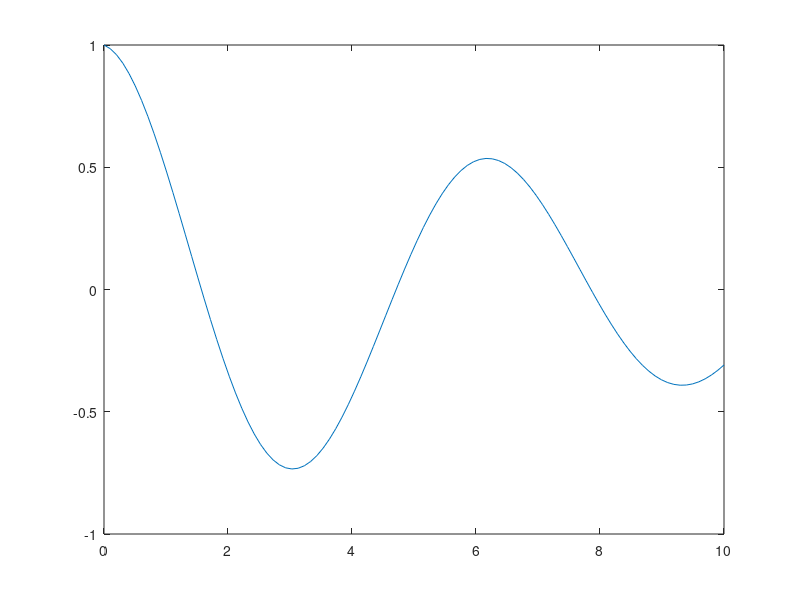

Source code (MATLAB): (Note: this script raises an error after producing the figure.)
%% Komplexa tal
a = 3 + 2i;
b = 5 - i;
x = a * b
%% Funktioner
g=@(x)exp(-0.1*x).*cos(x);
deriv=@(f,x)(f(x+h)-f(x))/h
h=10^-6;
x=linspace(0,10);
y=g(x);
plot(x,g(x))
hold on
plot(x,deriv(g,x))
title('Funktionen och dess derivata')
legend('funktion', 'derivata')
print('funktionsbild','-dpng')
h1=@(x)exp(-0.1*x).*cos(x)-0.1.*exp(-0.1*x).*sin(x)
h2=@(x)-0.1*exp(-0.1*x).*cos(x)-exp(-0.1*x).*sin(x)
h3=@(x)-0.1*exp(-0.1*x).*cos(x)-0.1*exp(-0.1*x).*sin(x)
y0=deriv(g,x)
y1=h1(x)
y2=h2(x)
y3=h3(x)
d1=y1-y0
d2=y2-y0
d3=y3-y0
norm(d1)
norm(d2)
norm(d3)


%% Derivator
h=10^-6;
f=@(x)x^2
x=2
deriv=@(f,x)(f(x+h)-f(x))/h
deriv(f,x)
